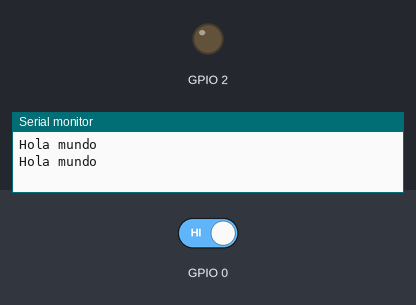
A program run on a simulated ESP32. Parts: output pins drawn as LEDs (lit = HIGH), the last lines printed to the serial monitor. The test bench sets the inputs (shaded band); at power-on: GPIO 0 HIGH.

Above: at 1.2 s.
1.3 s: GPIO 0 driven LOW
At 2.8 s:
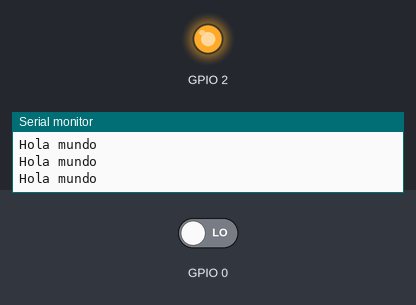
Timing chart, 0 to 10.8 s (numbered marks = the images above; inputs shaded):
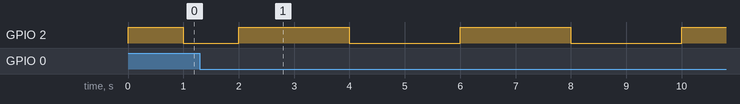

The program:

main.cpp
```cpp
#include "tareas.h" //

TaskHandle_t xHandle;

void setup()
{
  xTaskCreatePinnedToCore(Boton, "Boton", 1024 * 2, NULL, 1, NULL, 0);
  xTaskCreatePinnedToCore(Blink, "Parpadeo", 1024 * 2, NULL, 1, &xHandle, 0);
}

void loop()
{
}
```

tareas.h
```cpp
#include <Arduino.h>

void Boton(void *pvParameters);
void Blink(void *pvParameters);
```

tareas.cpp
```cpp
#include "tareas.h"

//En este archivo esta la mayor parte del programa

extern TaskHandle_t xHandle; //Se usa el atributo extern, usando algo que esta en otro modulo

uint16_t tiempo_Led = 1000; //Variable global para el control del parpadeo

void Boton(void *pvParameters)
{

#define PUSH_BUTTON_PIN (gpio_num_t)0

//enum (estructura) para asignar distintos estados por su nombre

  enum ESTADOS{
    velocidad_lenta,
    velocidad_rapida,
    suspensio_BLINK,
    resumen_BLINK,
    velocidad_media
  };

  uint8_t estado_maquina = velocidad_lenta; //Estado inicial de la maquina

  gpio_set_direction(PUSH_BUTTON_PIN, GPIO_MODE_INPUT);

  while (1)
  {
    // presiona boton y suelta
    while (gpio_get_level(PUSH_BUTTON_PIN) == 0)
      vTaskDelay(10 / portTICK_PERIOD_MS); // boton presionado

    while (gpio_get_level(PUSH_BUTTON_PIN) == 1)
      vTaskDelay(10 / portTICK_PERIOD_MS); // boton sin presionar

    switch (estado_maquina)
    {
    case velocidad_rapida:
      tiempo_Led = 100;
      estado_maquina = velocidad_lenta;
      break;

    case velocidad_lenta:
      tiempo_Led = 2000;
      estado_maquina = suspensio_BLINK;
      break;

    case suspensio_BLINK:
      vTaskSuspend(xHandle);
      estado_maquina = resumen_BLINK;
      break;

    case resumen_BLINK:
      vTaskResume(xHandle);
      tiempo_Led = 50;
      estado_maquina = velocidad_media;
      break;

    case velocidad_media:
      tiempo_Led = 500;
      estado_maquina = velocidad_rapida;
      break;
    }

    vTaskDelay(100 / portTICK_PERIOD_MS);
  }
}

void Blink(void *pvParameters)
{

#define LED_PIN (gpio_num_t)2

  gpio_set_direction(LED_PIN, GPIO_MODE_OUTPUT);

  int ON = 0;

  while (true) //Loop infinito
  {
    ON = !ON;
    printf("Hola mundo \n");
    gpio_set_level(LED_PIN, ON);
    vTaskDelay(tiempo_Led / portTICK_PERIOD_MS);
  }
}
```

Measured:
- after the input at 1.3 s, GPIO 2: alternates HIGH for 2.0 s and LOW for 2.0 s, starting after 2.7 s
